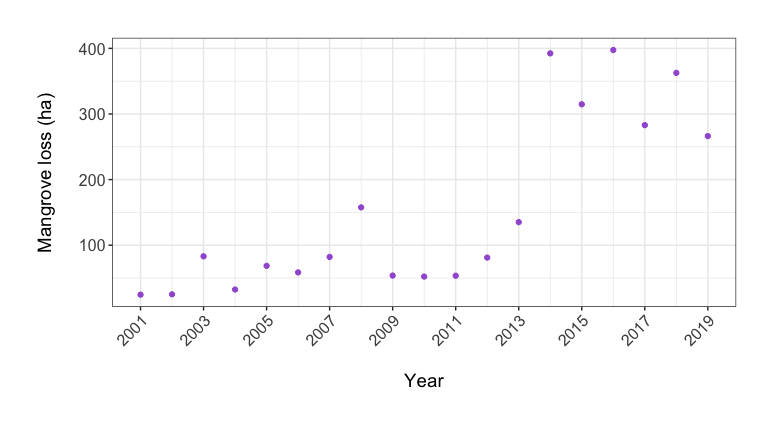

Write the R code that produced this figure.
library(ggplot2)
library(dplyr)



hansen <-Hansen_x_Giri_2000_2019_Forest_LOSS_ONLY

names(hansen)[1] <- "Year"
names(hansen)[2] <- "Forest_loss_(m2)" #change to forest to make it work
names(hansen)[3]<-  "mangrove"

hansen_clean <- na.omit(hansen)


(scatter <- ggplot(hansen_clean, aes(x = Year, y = mangrove)) +  
    ylab("Mangrove loss (ha)\n") +                                                   # Changing the text of the y axis label
    xlab("\nYear")+ 
    theme_bw()+
    theme(axis.text.x = element_text(size = 12, angle = 45, vjust = 1, hjust = 1),     # making the years at a bit of an angle
          axis.text.y = element_text(size = 12),
          axis.title = element_text(size = 14, face = "plain"),                        
          plot.margin = unit(c(1,1,1,1), units = , "cm"))+
    geom_point(color="#A25FD4")+
    scale_x_continuous(breaks=c(2001,2003,2005,2007,2009,2011,2013,2015,2017,2019),
                       labels=c("2001","2003","2005","2007","2009","2011","2013","2015","2017","2019"),
                       limit=c(2001,2019))
)
